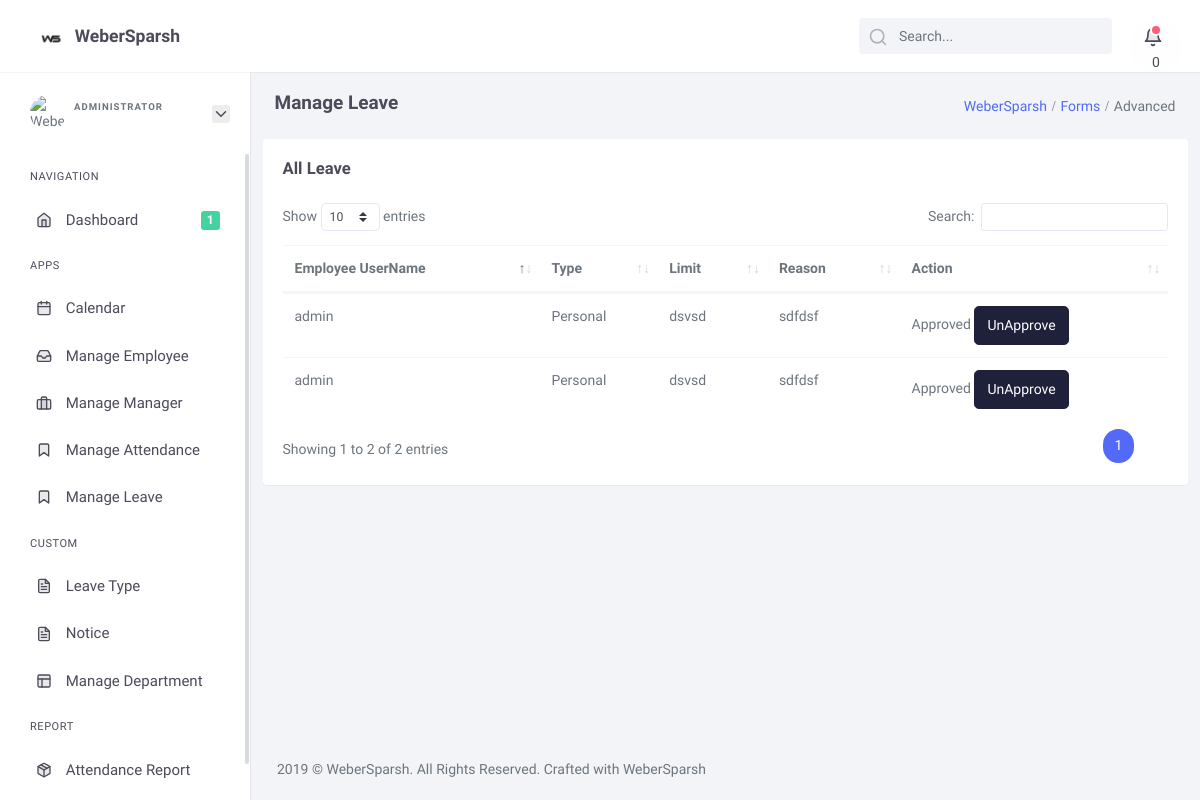
The page /adminpanel/leaves (signed in) on the database as committed earlier.
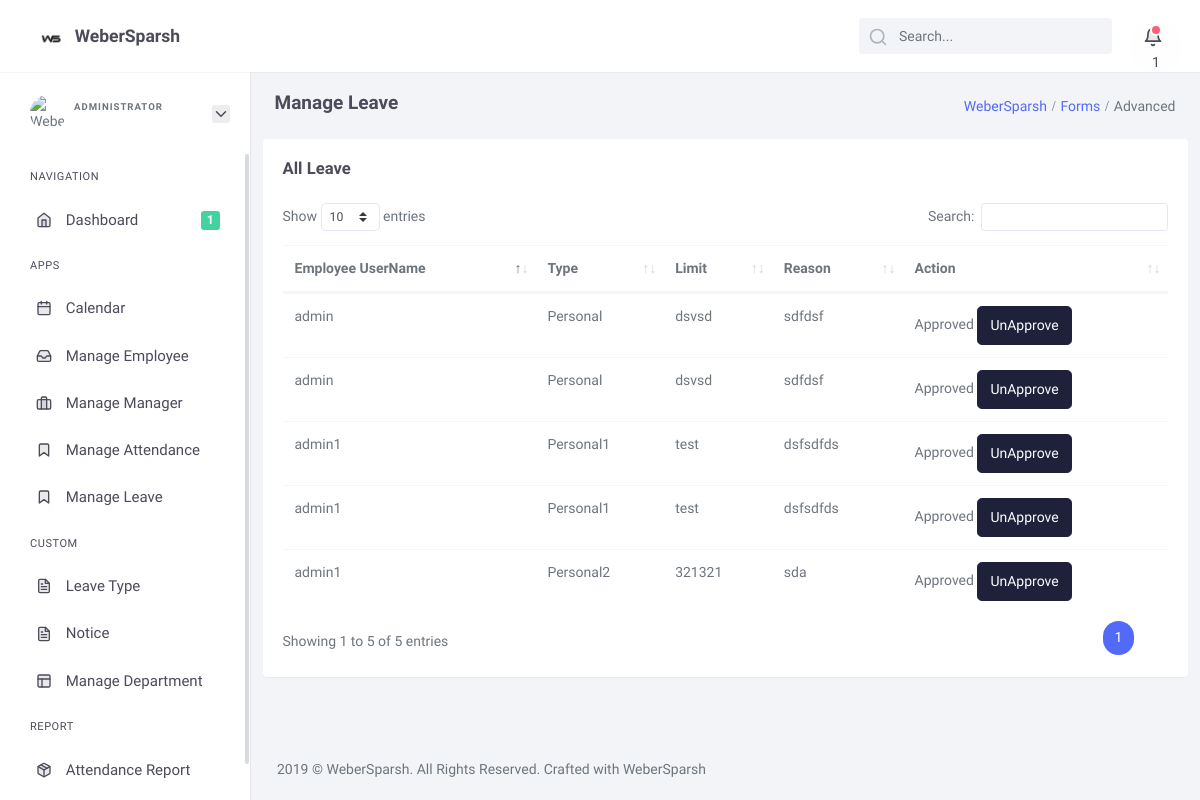
The same page on the database as committed later.
### adminpanel/models.py (models this page shows, shortened)
class Leave(models.Model):
    reference =  models.ForeignKey(User, on_delete=models.CASCADE)
    leavetype = models.ForeignKey(Leavetype, on_delete=models.CASCADE)
    leavestart = models.CharField(max_length=255,null=True)
    leaveend = models.CharField(max_length=255,null=True)
    reason = models.TextField(null=True)
    subject = models.CharField(max_length=255,null=True)
    comment = models.TextField(null=True)
    status = models.IntegerField(choices=STATUS, default=0)
    updated_on = models.DateTimeField(auto_now= True)
    created_on = models.DateTimeField(auto_now_add=True)

class User(AbstractUser):
    roles = models.ForeignKey(Role,on_delete=models.CASCADE,null=True)
    email = models.EmailField(max_length=254)
    department = models.ForeignKey(Department, on_delete=models.CASCADE,null=True)
    manager = models.ForeignKey('self', on_delete=models.CASCADE,null=True)
    idno = models.CharField(max_length=11)
    name = models.CharField(max_length=255)
    status = models.IntegerField(choices=STATUS, default=1)
    passwordbkp = models.CharField(max_length=255)
    avatar = models.ImageField(upload_to = "media/")
    phone = models.CharField(max_length=255)
    birthday = models.CharField(max_length=255)
    updated_on = models.DateTimeField(auto_now= True)
    created_on = models.DateTimeField(auto_now_add=True)

class Leavetype(models.Model):
    leavetype = models.CharField(max_length=255)
    limit = models.IntegerField()
    status = models.IntegerField(choices=STATUS, default=1)
    updated_on = models.DateTimeField(auto_now= True)
    created_on = models.DateTimeField(auto_now_add=True)

### adminpanel/views.py (the view)
# urls.py: path('leaves',views.manageLeave,name = 'leaves'),
@admin_required
def manageLeave(request):
    appliedleaves = Leave.objects.all()
    return render(request, 'adminpanel/leaves.html', {'appliedleaves':appliedleaves})

### adminpanel/views.py (called while the page is built)
def notification_context(request):
    notifications = EmployeeNotice.objects.filter(status= 1)
    return { 'notifications': {
                    'object_list': notifications,
                    'count': notifications.count(),
                }
            }

### template/adminpanel/leaves.html (shortened to what this page needs)
{% extends 'adminpanel/layout.html' %}
{% block content %}
            <div class="content-page">
                <div class="content">
                    <div class="container-fluid">
                        <div class="row page-title">
                            <div class="col-md-12">
                                <nav aria-label="breadcrumb" class="float-right mt-1">
                                    <ol class="breadcrumb">
                                        <li class="breadcrumb-item"><a href="#">WeberSparsh</a></li>
                                        <li class="breadcrumb-item"><a href="#">Forms</a></li>
                                        <li class="breadcrumb-item active" aria-current="page">Advanced</li>
                                    </ol>
                                </nav>
                                <h4 class="mb-1 mt-0">Manage Leave</h4>
                            </div>
                        </div>
                    </div>
                    <div class="row">
                        <div class="col-12">
                            <div class="card">
                                <div class="card-body">
                                    <h4 class="header-title mt-0 mb-1">All Leave</h4>
                                    <table id="selection-datatable" class="table dt-responsive " width='100%'>
                                        <thead>
                                            <tr>
                                                <th>Employee UserName</th>
                                                <th>Type</th>
                                                <th>Limit</th>
                                                <th>Reason</th>
                                                <th>Action</th>
                                            </tr>
                                        </thead>
                                        <tbody>
                                            {% for appliedleave in appliedleaves %}
                                                <tr>
                                                    <td>{{appliedleave.reference.username}}</td>
                                                    <td>{{appliedleave.leavetype.leavetype}}</td>
                                                    <td>{{appliedleave.subject}}</td>
                                                    <td>{{appliedleave.reason}}</td>
                                                    <td>
                                                        {% if appliedleave.status == 1 %}
                                                            <span>Approved</span>
                                                            <button type="button" value="0" id="approved_button" data-url="{% url 'approvedleave' appliedleave.id %}"  class="btn btn-secondary">UnApprove</button>
                                                        {% endif %}
                                                    </td>
                                                </tr>
                                            {% endfor %}
                                        </tbody>
                                    </table>
                                </div>
                            </div>
                        </div>
                    </div>
                </div>
{% endblock  %}

Rows that differ between the two databases and show on the page:
added Leave: reference.username "admin1", leavetype.leavetype "Personal1", subject "test", reason "dsfsdfds", status "Approved"
added Leave: reference.username "admin1", leavetype.leavetype "Personal1", subject "test", reason "dsfsdfds", status "Approved"
added Leave: reference.username "admin1", leavetype.leavetype "Personal2", subject "321321", reason "sda", status "Approved"
Other text that changed with them:
{{ notifications.count }}: "0" → "1"
text written by a page script: "Show entries Search: Showing 1 to 2 of 2 entries 1" → "Show entries Search: Showing 1 to 5 of 5 entries 1"
